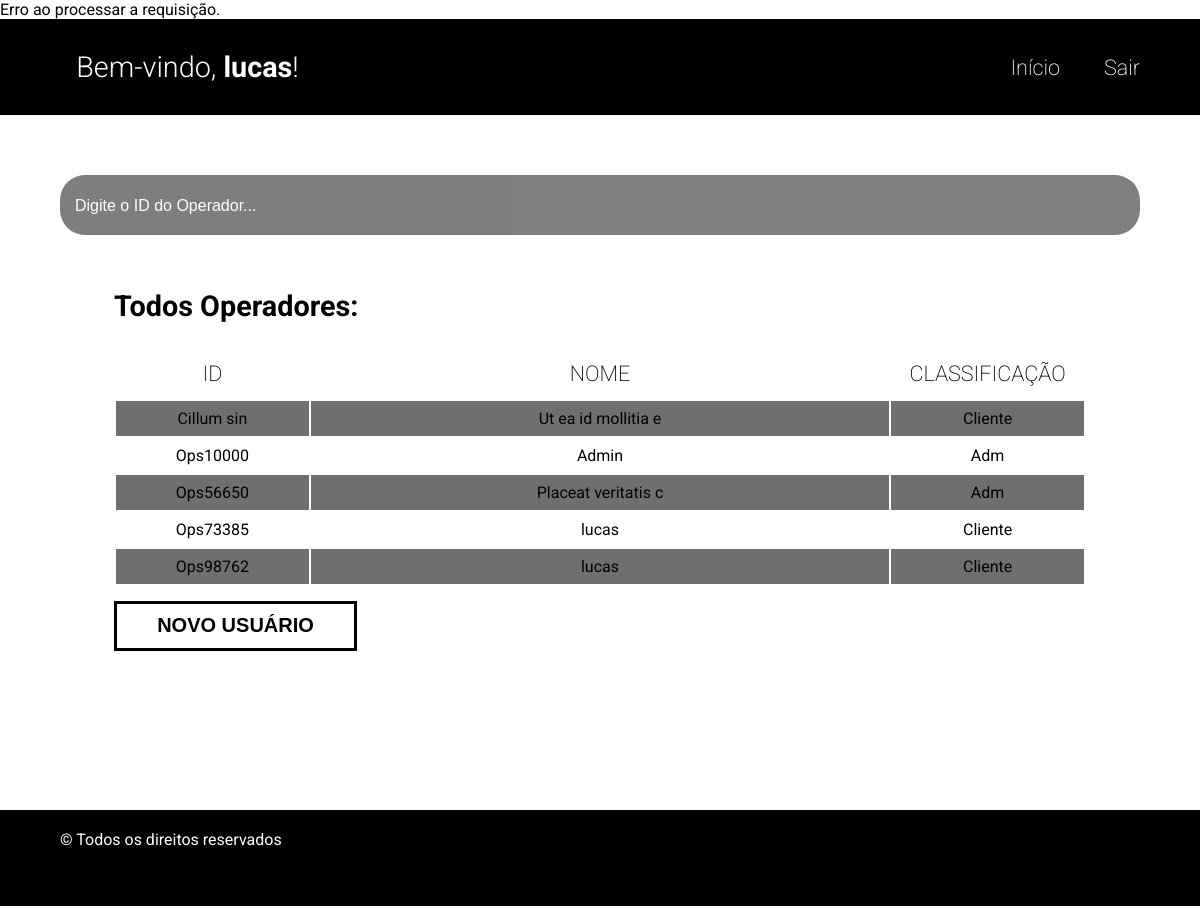
Page /view/registrarADM.php?msg=erro (signed in) on the committed database.
### tables this page shows
CREATE TABLE `usuarios` (
  `idOps` varchar(10) NOT NULL,
  `nome` varchar(100) NOT NULL,
  `classe` enum('adm','cliente') NOT NULL,
  `senha` varchar(255) NOT NULL,
  `email` varchar(100) NOT NULL,
  `created_at` timestamp NOT NULL DEFAULT current_timestamp()
);

### view/registrarADM.php (the view, shortened to what this page needs)
<?php
$conn = new Caminho;
$conexao = $conn->getConn();
$stmt = $conexao->query("SELECT * FROM usuarios");
$usuarios = $stmt->fetchAll(PDO::FETCH_ASSOC);
$msg = $_GET['msg'] ?? '';
if ($msg === 'atualizado') {
    echo "<div class='alert alert-success'>Usuário atualizado com sucesso!</div>";
} elseif ($msg === 'excluido') {
    echo "<div class='alert alert-warning'>Usuário excluído com sucesso!</div>";
} elseif ($msg === 'erro') {
    echo "<div class='alert alert-danger'>Erro ao processar a requisição.</div>";
}
?>
<!DOCTYPE html>
<html lang="pt-br">
<head>
    <link rel="stylesheet" href="../style/style.css?v=<?php echo time(); ?>">
</head>
<body>
    <header class="header">
        <div class="container">
            <h1 id="titulo-home-entrada">Bem-vindo, <span><?php echo htmlspecialchars($_SESSION['nome']); ?></span>!</h1>
            <ul class="nav">
                <li><a href="homeADM.php">Início</a></li>
                <li><a href="../actions/logout.php">Sair</a></li>
            </ul>
        </div>
    </header>
    <section class="main">
        <div class="container">
            <form action="" method="get" class="input-pesquisa">
                <input type="text" placeholder="Digite o ID do Operador..." name="pesquisa" id="pesquisa">
            </form>
            <div class="head-main">
                <h1 class="title">Todos Operadores:</h1>
            </div>
            <div class="tabela">
                <table>
                    <thead class="cabecalho">
                        <tr>
                            <th class="col id">ID</th>
                            <th class="col nome">NOME</th>
                            <th class="col classificacao">CLASSIFICAÇÃO</th>
                        </tr>
                    </thead>
                    <tbody class="chamados">
                        <?php foreach ($usuarios as $i => $usuario): ?>
                            <?php
                                $classeFormatada = $usuario['classe'] === 'tec' ? 'Admin' : ucfirst($usuario['classe']);
                            ?>
                            <tr class="openEditModal"
                                data-id="<?= $usuario['idOps'] ?>"
                                data-nome="<?= $usuario['nome'] ?>"
                                data-email="<?= $usuario['email'] ?>"
                                data-senha="<?= $usuario['senha'] ?>"
                                data-classificacao="<?= $usuario['classe'] ?>">
                                <td class="<?= $i % 2 == 0 ? 'impar-bg' : '' ?>"><?= $usuario['idOps'] ?></td>
                                <td class="<?= $i % 2 == 0 ? 'impar-bg' : '' ?>"><?= $usuario['nome'] ?></td>
                                <td class="<?= $i % 2 == 0 ? 'impar-bg' : '' ?>"><?= $classeFormatada ?></td>
                            </tr>
                        <?php endforeach; ?>
                    </tbody>
                </table>
            </div>
            <div class="novo-cham">
                <button class="openCriaModal" id="btnChamado">NOVO USUÁRIO</button>
            </div>
        </div>
    </section>
    <footer class="footer">
        <p>&copy; Todos os direitos reservados</p>
    </footer>
</body>
</html>

### style/style.css (style rules this page uses)
html, body { height: 100%; width: 100%; margin: 0; padding: 0; font-family: "Roboto", sans-serif; }
h1 { font-size: 1.80rem; }
ul { padding: 0; list-style: none; }
a { text-decoration: none; color: #fff; }
input, textarea { border: none; border-radius: 4px; background-color: rgb(111, 111, 111); box-sizing: border-box; }
.container { width: 90%; display: flex; margin: 0 auto; align-items: center; flex-wrap: wrap; }
#titulo-home-entrada { width: 85%; font-weight: 300; margin: 0 auto; }
#titulo-home-entrada span { font-weight: bold; }
.nav { width: 12%; display: flex; flex-wrap: wrap; justify-content: space-between; }
.nav li a { font-size: 1.35rem; font-weight: 200; transition: all 0.3s ease; }
.input-pesquisa { width: 100%; margin-bottom: 30px; }
#pesquisa { display: block; box-sizing: border-box; width: 100%; padding: 10px 15px; margin: 0 auto; border: none; border-radius: 25px; height: 60px; background-color: rgb(0, 0, 0); opacity: 50%; color: #fff; font-size: 1.10rem; font-weight: 200; transition: all 0.3s ease; }
#pesquisa::placeholder { color: #fff; font-weight: 100; font-size: 1rem; }
.head-main { display: flex; width: 90%; align-items: center; justify-content: space-between; margin: 0 auto; }
.title { width: 80%; }
.tabela { width: 90%; margin: 0 auto; }
.tabela table { width: 100%; }
.cabecalho { width: 100%; }
.cabecalho tr { height: 50px; }
.col { font-size: 1.35rem; font-weight: 200; }
.id { width: 20%; }
.impar-bg { background-color: rgb(111, 111, 111); }
.nome { width: 60%; }
.chamados { width: 100%; text-align: center; }
.chamados tr { height: 35px; }
.main { flex: 1; }
.header { height: 12%; width: 100%; background-color: black; margin-bottom: 5%; color: white; align-content: center; }
.footer { height: 12%; width: 100%; background-color: black; margin-top: 12%; }
.footer p { width: 90%; margin: 0 auto; padding: 20px 0; color: #fff; }
.novo-cham { width: 90%; height: 80px; align-content: center; margin: 0 auto; }
#btnChamado { width: 25%; background-color: white; height: 50px; font-size: 1.25rem; font-weight: bold; color: black; border: 3px solid black; transition: all 0.3s ease; }

### rows in the picture
usuarios: idOps "Cillum sin", nome "Ut ea id mollitia e", classe "Cliente"
usuarios: idOps "Ops10000", nome "Admin", classe "Adm"
usuarios: idOps "Ops56650", nome "Placeat veritatis c", classe "Adm"
usuarios: idOps "Ops73385", nome "lucas", classe "Cliente"
usuarios: idOps "Ops98762", nome "lucas", classe "Cliente"

### other values in the picture
$_SESSION['nome'] "lucas"
